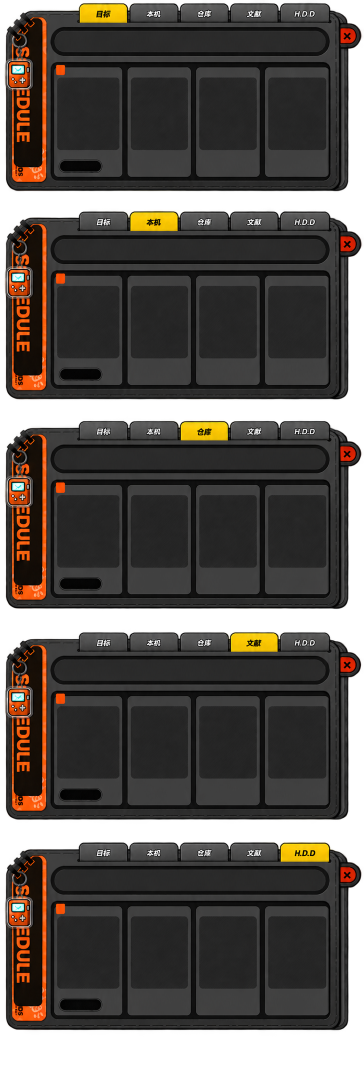
#> input picture .harness/qa/obsui/reference-tabs/long-tab-states.png, 727 x 2164 px (shown at 1/2 size)
$ python inspect_long_tab_reference.py
#> lines starting #> are read from the running program, lines starting #| are printed output that depends on the picture
from pathlib import Path

from PIL import Image, ImageDraw


ROOT = Path(__file__).resolve().parents[3]
SOURCE = ROOT / ".harness" / "qa" / "obsui" / "reference-tabs" / "long-tab-states.png"
OUTPUT = ROOT / ".harness" / "qa" / "obsui" / "long-tab-top-montage.png"
RAW_OUTPUT = ROOT / ".harness" / "qa" / "obsui" / "long-tab-raw-montage.png"
SLOT_OUTPUT = ROOT / ".harness" / "qa" / "obsui" / "long-tab-slot-montage.png"
STATE_TOPS = (0, 419, 841, 1264, 1684)
SLOT_EDGES = (156, 258, 359, 461, 561, 663)


def main() -> None:
    image = Image.open(SOURCE).convert("RGBA")
#> image is the input picture: PIL image 727x2164 RGBA; mean R, G, B, A 43.9, 38.3, 33.6, 203.7
    crops = [image.crop((120, top, 670, top + 86)) for top in STATE_TOPS]
#> crops = 5 items
    scale = 2
    canvas = Image.new("RGBA", (crops[0].width * scale, len(crops) * crops[0].height * scale), (10, 10, 10, 255))
    draw = ImageDraw.Draw(canvas)
    for index, crop in enumerate(crops):
        canvas.alpha_composite(crop.resize((crop.width * scale, crop.height * scale), Image.Resampling.NEAREST), (0, index * crop.height * scale))
        draw.text((8, index * crop.height * scale + 8), str(index + 1), fill=(255, 0, 255, 255))
#> this loop made 5 passes
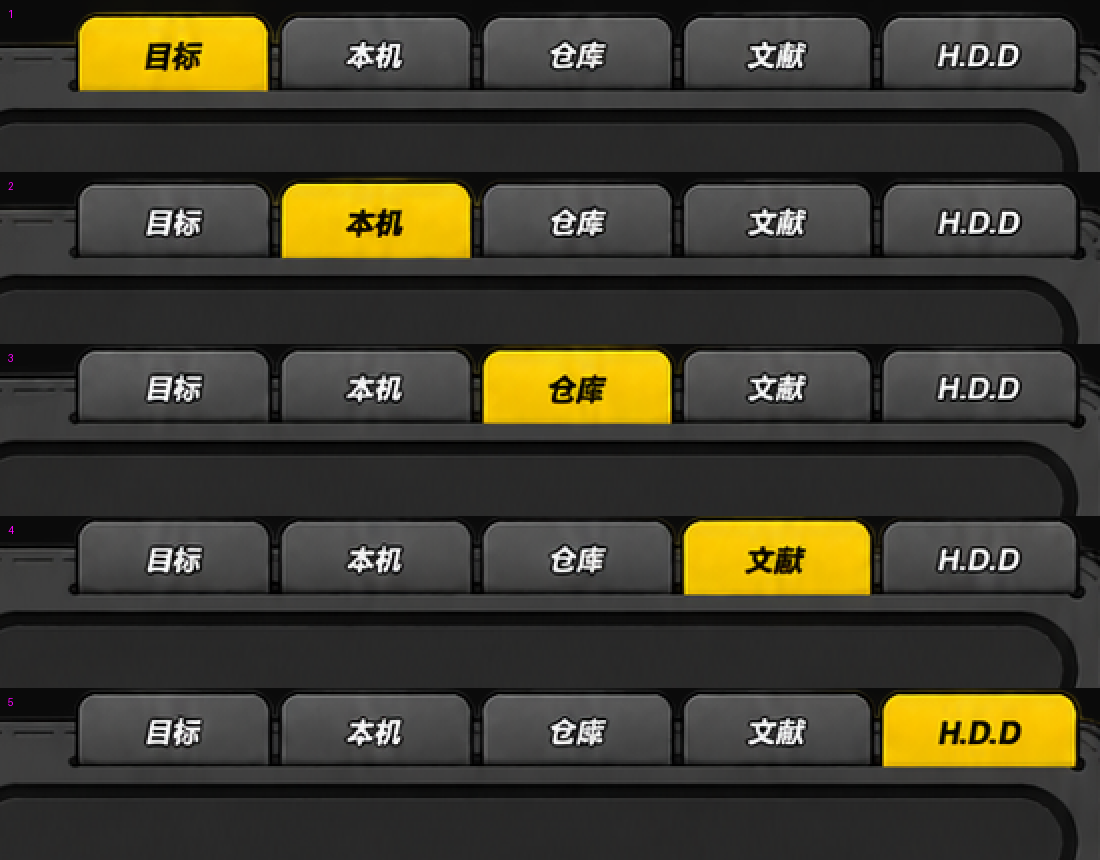
#> canvas: PIL image 1100x860 RGBA; mean R, G, B, A 64, 60.7, 47.4, 255
    canvas.convert("RGB").save(OUTPUT, quality=96)
    raw_crops = [image.crop((140, top, 640, top + 60)) for top in STATE_TOPS]
#> raw_crops = 5 items
    raw_canvas = Image.new("RGBA", (raw_crops[0].width * scale, len(raw_crops) * raw_crops[0].height * scale), (10, 10, 10, 255))
    raw_draw = ImageDraw.Draw(raw_canvas)
    for index, crop in enumerate(raw_crops):
        raw_canvas.alpha_composite(crop.resize((crop.width * scale, crop.height * scale), Image.Resampling.NEAREST), (0, index * crop.height * scale))
        raw_draw.text((8, index * crop.height * scale + 8), str(index + 1), fill=(255, 0, 255, 255))
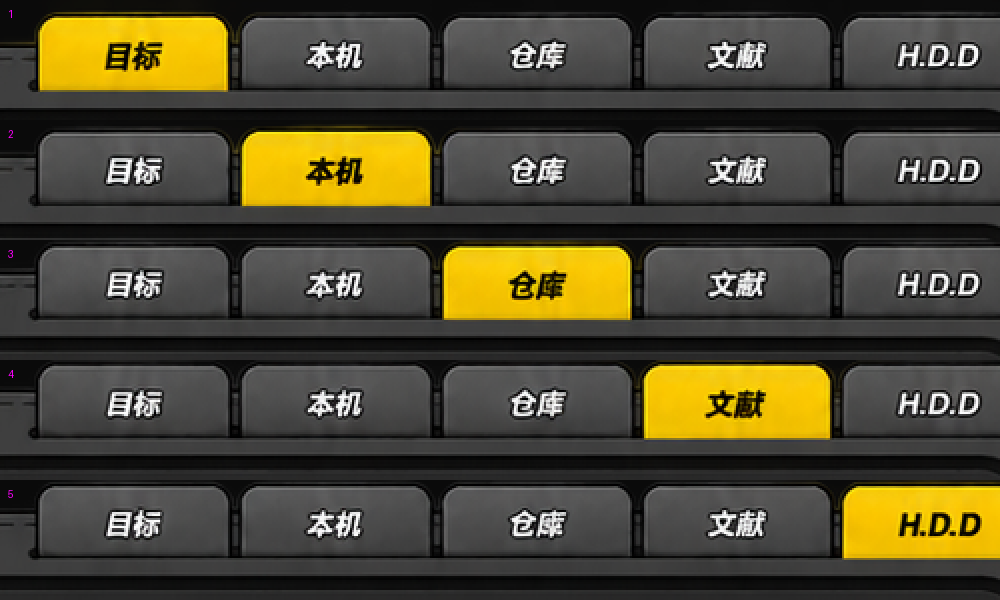
#> raw_canvas: PIL image 1000x600 RGBA; mean R, G, B, A 75.9, 71, 50.9, 255
    raw_canvas.convert("RGB").save(RAW_OUTPUT, quality=96)
    slot_crops = []
    for index, top in enumerate(STATE_TOPS):
        for slot in range(5):
            slot_crops.append(image.crop((SLOT_EDGES[slot], top, SLOT_EDGES[slot + 1], top + 48)))
#> after the loop, slot_crops = 25 items
    slot_scale = 3
    slot_canvas = Image.new("RGBA", (SLOT_EDGES[-1] - SLOT_EDGES[0], len(slot_crops) * 48), (10, 10, 10, 255))
    slot_canvas = Image.new("RGBA", (102 * slot_scale, len(slot_crops) * 48 * slot_scale), (10, 10, 10, 255))
#> slot_canvas: PIL image 306x3600 RGBA
    for index, crop in enumerate(slot_crops):
        slot_canvas.alpha_composite(crop.resize((crop.width * slot_scale, crop.height * slot_scale), Image.Resampling.NEAREST), (0, index * 48 * slot_scale))
#> this loop made 25 passes
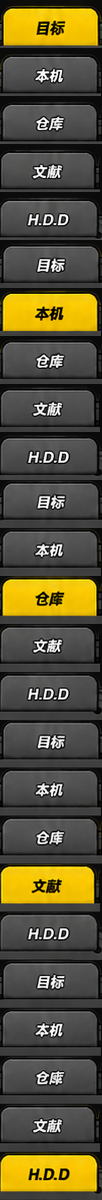
#> slot_canvas: PIL image 306x3600 RGBA (shown at 1/3 size); mean R, G, B, A 88.1, 81.9, 56.2, 255
    slot_canvas.convert("RGB").save(SLOT_OUTPUT, quality=96)
    print(f"source={image.size} output={OUTPUT}")
#| source=(727, 2164) output=.harness/qa/obsui/long-tab-top-montage.png
    print(f"raw_output={RAW_OUTPUT}")
    print(f"slot_output={SLOT_OUTPUT}")
    print(f"state_tops={STATE_TOPS}")


if __name__ == "__main__":
    main()
